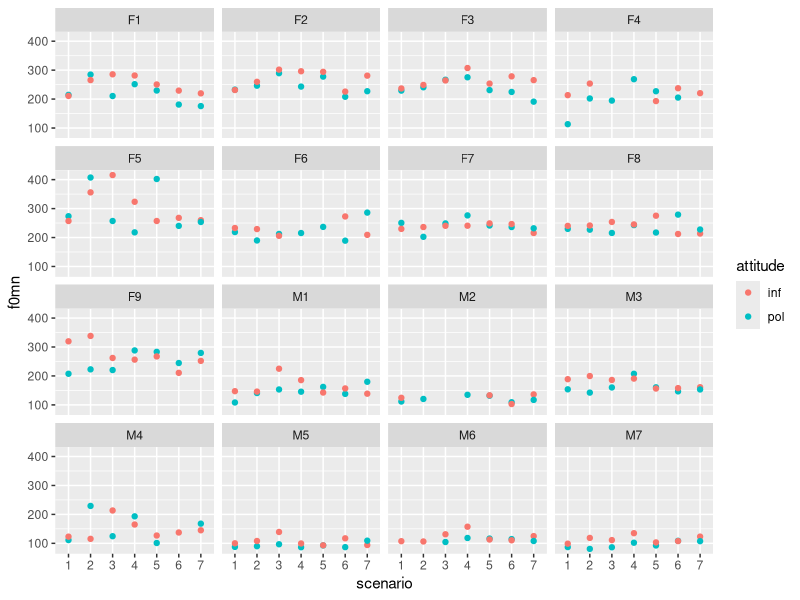
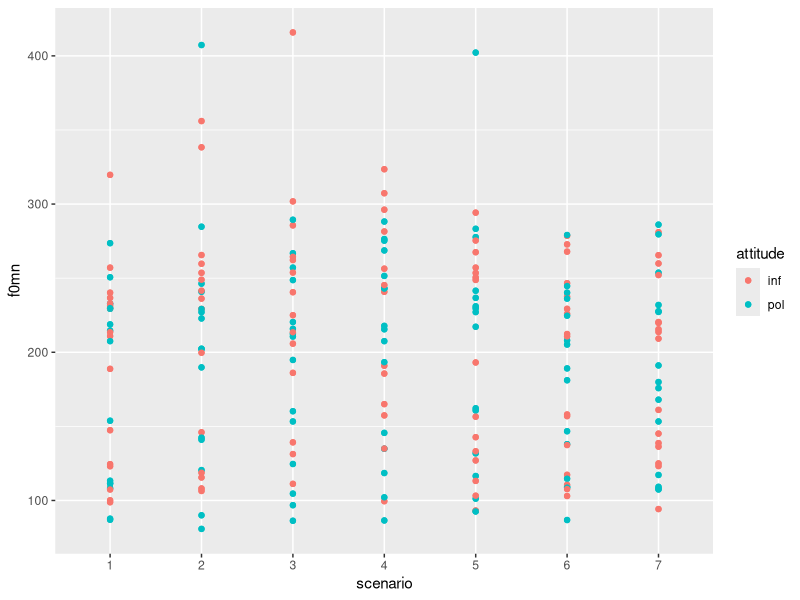

The R script that drew these images, in order:
## ---- chunk 1
knitr::opts_chunk$set(echo = TRUE)
library(tidyverse, lme4)
## ---- chunk 2
politeness <- read.csv('politeness.csv') ## read in data

# Omit na
politeness <- na.omit(politeness)
## ---- chunk 3
# Data comes from an experiment in which researches are interested in differences of voice pitch in formal and informal settings.
# The dataset contains 224 observations with 7 variables to describe the data. These variables are labeled:
# - Subject: The anonymized participant ID
# - Gender: The gender of the participant
# - Scenario: Categorized as 7 different scenarios of dialogue between participants
# - Attitude: Either formal or informal condition
# - Total duration: Duration of scenario
# - f0mn: The mean pitch of the participants voice in a scenario
# - hiss_count: How many hisses the subject utters during the scenario

## ---- chunk 4
# First 4 variables are
politeness$subject <- as.factor(politeness$subject)
politeness$gender <- as.factor(politeness$gender)
politeness$scenario <- as.factor(politeness$scenario)
politeness$attitude <- as.factor(politeness$attitude)
politeness$total_duration <- as.numeric(politeness$total_duration)
politeness$f0mn <- as.numeric(politeness$f0mn)
politeness$hiss_count <- as.numeric(politeness$hiss_count)

summary(lm(total_duration ~ attitude, data = politeness))
## ---- chunk 5
# Make subset of data to only include F1
subject_integer_df <- politeness %>% 
  filter(subject == "F1")

subject_factor_df <- politeness %>% 
  filter(subject == "F1")

# Treat subject as integer
subject_integer_df$scenario <- as.integer(subject_integer_df$scenario)
subject_factor_df$scenario <- as.factor(subject_factor_df$scenario)

# Make model with the two encodings
model_as_factor <- lm(f0mn ~ scenario, data = subject_factor_df)
model_as_integer <- lm(f0mn ~ scenario, data = subject_integer_df)
## ---- chunk 6
# Include model matrix
model.matrix(model_as_integer)
model.matrix(model_as_factor)
## ---- chunk 7

## ---- chunk 8
ggplot(data = politeness, aes(x = scenario, y = f0mn, color = attitude)) +
  geom_point() + 
  facet_wrap(~subject)
## ---- chunk 9

## ---- chunk 10
m1 <- lm(f0mn ~ gender, data = politeness)
## ---- chunk 11
m2 <- lme4::lmer(f0mn ~ gender + (1|scenario), data = politeness, REML = FALSE)
## ---- chunk 12
m3 <- lme4::lmer(f0mn ~ gender + (1|subject), data = politeness, REML = FALSE)
## ---- chunk 13
m4 <- lme4::lmer(f0mn ~ gender + (1|scenario) + (1|subject), data = politeness, REML = FALSE)
## ---- chunk 14
# Finding residual standard deviation 
tibble(sigma(m1), sigma(m2), sigma(m3), sigma(m4))

# AIC values
tibble(AIC(m1), AIC(m2), AIC(m3), AIC(m4))
anova(m2, m1, m3, m4)
## ---- chunk 15

# We see by comparing residual standard deviation and AIC scores of m2 (intercepts for scenario) and m3 (intercepts for subjects) that random intercepts by subjects explain more variance than scenario. Using only random intercepts by subject as a second-level effect has a lower sigma value (32.04) and AIC score (2099.63) than by scenario.

## ---- chunk 16
# It 
## ---- chunk 17
politeness2 <- politeness %>%
  group_by(subject, gender) %>% 
  summarize(mean_of_f0mn = mean(f0mn))
## ---- chunk 18
m5 <- lm(mean_of_f0mn ~ gender, data = politeness2)
## ---- chunk 19

## ---- chunk 20

## ---- chunk 21
lme4::ranef(m4)
lme4::fixef(m4)

# Plotting
ggplot(data = politeness, aes(x = scenario, y = f0mn, color = attitude)) +
  geom_point() + 
  geom_point()
  facet_wrap(~subject)
## ---- chunk 22
m6 <- lme4::lmer(f0mn ~ gender + attitude + (1|scenario) + (1|subject), data = politeness, REML = FALSE)
## ---- chunk 23
m7 <- lme4::lmer(f0mn ~ gender * attitude + (1|scenario) + (1|subject), data = politeness, REML = FALSE)
## ---- chunk 24
#
## ---- chunk 25
anova(m4, m6, m7)

# Whats the difference between interactions and random slopes?
